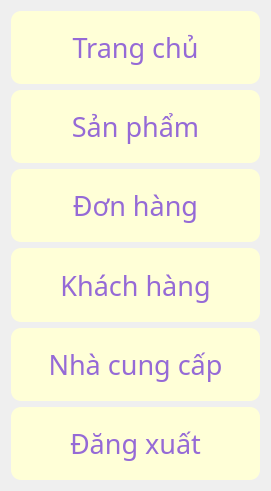
   <widget class="QWidget" name="widget" native="true">
    <property name="geometry">
     <rect>
      <x>20</x>
      <y>140</y>
      <width>271</width>
      <height>491</height>
     </rect>
    </property>
    <property name="sizePolicy">
     <sizepolicy hsizetype="Ignored" vsizetype="Ignored">
      <horstretch>0</horstretch>
      <verstretch>0</verstretch>
     </sizepolicy>
    </property>
    <layout class="QVBoxLayout" name="verticalLayout">
     <item>
      <widget class="QPushButton" name="btn_home">
       <property name="sizePolicy">
        <sizepolicy hsizetype="Ignored" vsizetype="Ignored">
         <horstretch>0</horstretch>
         <verstretch>0</verstretch>
        </sizepolicy>
       </property>
       <property name="font">
        <font>
         <family>Segoe UI Black</family>
         <pointsize>20</pointsize>
         <weight>10</weight>
         <italic>false</italic>
         <bold>false</bold>
        </font>
       </property>
       <property name="styleSheet">
        <string notr="true">QPushButton {
	font: 87 20pt &quot;Segoe UI Black&quot;;
    background-color:rgb(255, 255, 215); /* Màu nền xanh dương */
    /* Màu chữ trắng rgb(255, 255, 215)*/
	color: rgb(149, 106, 214);
    border-radius: 10px; /* Bo góc */
}
QPushButton:hover {
 /* Màu nền khi rê chuột */
	background-color: rgb(108, 187, 174);
color: white
}
QPushButton:pressed {
    background-color: rgb(31, 97, 141); /* Màu nền khi nhấn */
}</string>
       </property>
       <property name="text">
        <string>Trang chủ</string>
       </property>
       <property name="icon">
        <iconset>
         <normaloff>../hinhanh/8.ico</normaloff>../hinhanh/8.ico</iconset>
       </property>
       <property name="iconSize">
        <size>
         <width>30</width>
         <height>30</height>
        </size>
       </property>
      </widget>
     </item>
     <item>
      <widget class="QPushButton" name="btn_spham">
       <property name="sizePolicy">
        <sizepolicy hsizetype="Ignored" vsizetype="Ignored">
         <horstretch>0</horstretch>
         <verstretch>0</verstretch>
        </sizepolicy>
       </property>
       <property name="font">
        <font>
         <family>Segoe UI Black</family>
         <pointsize>20</pointsize>
         <weight>10</weight>
         <italic>false</italic>
         <bold>false</bold>
        </font>
       </property>
       <property name="styleSheet">
        <string notr="true">QPushButton {
font: 87 20pt &quot;Segoe UI Black&quot;;
    background-color:rgb(255, 255, 215); /* Màu nền xanh dương */
    /* Màu chữ trắng rgb(255, 255, 215)*/
	color: rgb(149, 106, 214);
    border-radius: 10px; /* Bo góc */
}
QPushButton:hover {
 /* Màu nền khi rê chuột */
	background-color: rgb(108, 187, 174);
color: white
}
QPushButton:pressed {
    background-color: rgb(31, 97, 141); /* Màu nền khi nhấn */
}</string>
       </property>
       <property name="text">
        <string>Sản phẩm</string>
       </property>
       <property name="icon">
        <iconset>
         <normaloff>../hinhanh/11.ico</normaloff>../hinhanh/11.ico</iconset>
       </property>
       <property name="iconSize">
        <size>
         <width>30</width>
         <height>30</height>
        </size>
       </property>
      </widget>
     </item>
     <item>
      <widget class="QPushButton" name="btn_donhang">
       <property name="sizePolicy">
        <sizepolicy hsizetype="Ignored" vsizetype="Ignored">
         <horstretch>0</horstretch>
         <verstretch>0</verstretch>
        </sizepolicy>
       </property>
       <property name="font">
        <font>
         <family>Segoe UI Black</family>
         <pointsize>20</pointsize>
         <weight>10</weight>
         <italic>false</italic>
         <bold>false</bold>
        </font>
       </property>
       <property name="styleSheet">
        <string notr="true">QPushButton {
font: 87 20pt &quot;Segoe UI Black&quot;;
    background-color:rgb(255, 255, 215); /* Màu nền xanh dương */
    /* Màu chữ trắng rgb(255, 255, 215)*/
	color: rgb(149, 106, 214);
    border-radius: 10px; /* Bo góc */
}
QPushButton:hover {
 /* Màu nền khi rê chuột */
	background-color: rgb(108, 187, 174);
color: white
}
QPushButton:pressed {
    background-color: rgb(31, 97, 141); /* Màu nền khi nhấn */
}</string>
       </property>
       <property name="text">
        <string>Đơn hàng</string>
       </property>
       <property name="icon">
        <iconset>
         <normaloff>../hinhanh/3.ico</normaloff>../hinhanh/3.ico</iconset>
       </property>
       <property name="iconSize">
        <size>
         <width>30</width>
         <height>30</height>
        </size>
       </property>
      </widget>
     </item>
     <item>
      <widget class="QPushButton" name="btn_khachhang">
       <property name="sizePolicy">
        <sizepolicy hsizetype="Ignored" vsizetype="Ignored">
         <horstretch>0</horstretch>
         <verstretch>0</verstretch>
        </sizepolicy>
       </property>
       <property name="font">
        <font>
         <family>Segoe UI Black</family>
         <pointsize>20</pointsize>
         <weight>10</weight>
         <italic>false</italic>
         <bold>false</bold>
        </font>
       </property>
       <property name="styleSheet">
        <string notr="true">QPushButton {
font: 87 20pt &quot;Segoe UI Black&quot;;
    background-color:rgb(255, 255, 215); /* Màu nền xanh dương */
    /* Màu chữ trắng rgb(255, 255, 215)*/
	color: rgb(149, 106, 214);
    border-radius: 10px; /* Bo góc */
}
QPushButton:hover {
 /* Màu nền khi rê chuột */
	background-color: rgb(108, 187, 174);
color: white
}
QPushButton:pressed {
    background-color: rgb(31, 97, 141); /* Màu nền khi nhấn */
}</string>
       </property>
       <property name="text">
        <string>Khách hàng</string>
       </property>
       <property name="icon">
        <iconset>
         <normaloff>../hinhanh/5.ico</normaloff>../hinhanh/5.ico</iconset>
       </property>
       <property name="iconSize">
        <size>
         <width>30</width>
         <height>30</height>
        </size>
       </property>
      </widget>
     </item>
     <item>
      <widget class="QPushButton" name="btn_nhacc">
       <property name="sizePolicy">
        <sizepolicy hsizetype="Ignored" vsizetype="Ignored">
         <horstretch>0</horstretch>
         <verstretch>0</verstretch>
        </sizepolicy>
       </property>
       <property name="font">
        <font>
         <family>Segoe UI Black</family>
         <pointsize>20</pointsize>
         <weight>10</weight>
         <italic>false</italic>
         <bold>false</bold>
        </font>
       </property>
       <property name="styleSheet">
        <string notr="true">QPushButton {
font: 87 20pt &quot;Segoe UI Black&quot;;
    background-color:rgb(255, 255, 215); /* Màu nền xanh dương */
    /* Màu chữ trắng rgb(255, 255, 215)*/
	color: rgb(149, 106, 214);
    border-radius: 10px; /* Bo góc */
}
QPushButton:hover {
 /* Màu nền khi rê chuột */
	background-color: rgb(108, 187, 174);
color: white
}
QPushButton:pressed {
    background-color: rgb(31, 97, 141); /* Màu nền khi nhấn */
}</string>
       </property>
       <property name="text">
        <string>Nhà cung cấp</string>
       </property>
       <property name="icon">
        <iconset>
         <normaloff>../hinhanh/6.ico</normaloff>../hinhanh/6.ico</iconset>
       </property>
       <property name="iconSize">
        <size>
         <width>25</width>
         <height>25</height>
        </size>
       </property>
      </widget>
     </item>
     <item>
      <widget class="QPushButton" name="btn_logout">
       <property name="sizePolicy">
        <sizepolicy hsizetype="Ignored" vsizetype="Ignored">
         <horstretch>0</horstretch>
         <verstretch>0</verstretch>
        </sizepolicy>
       </property>
       <property name="font">
        <font>
         <family>Segoe UI Black</family>
         <pointsize>20</pointsize>
         <weight>10</weight>
         <italic>false</italic>
         <bold>false</bold>
        </font>
       </property>
       <property name="styleSheet">
        <string notr="true">QPushButton {
font: 87 20pt &quot;Segoe UI Black&quot;;
    background-color:rgb(255, 255, 215); /* Màu nền xanh dương */
    /* Màu chữ trắng rgb(255, 255, 215)*/
	color: rgb(149, 106, 214);
    border-radius: 10px; /* Bo góc */
}
QPushButton:hover {
 /* Màu nền khi rê chuột */
	background-color: rgb(108, 187, 174);
color: white
}
QPushButton:pressed {
    background-color: rgb(31, 97, 141); /* Màu nền khi nhấn */
}</string>
       </property>
       <property name="text">
        <string>Đăng xuất</string>
       </property>
       <property name="icon">
        <iconset>
         <normaloff>../hinhanh/13.ico</normaloff>../hinhanh/13.ico</iconset>
       </property>
      </widget>
     </item>
    </layout>
   </widget>
